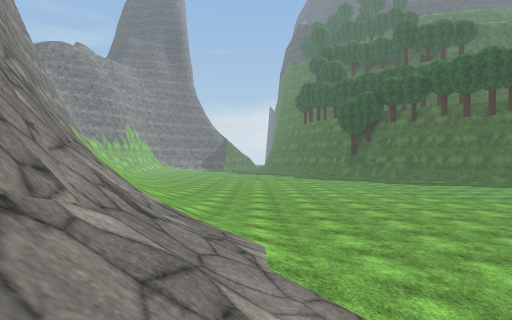
View 1 (above)

20 first-person views from a walk through a 3-D level made in the Unity game engine. The camera is 1.2 m above the floor, looks level and sees 75° across. The floor is counted in squares, 2 m on a side. Each view is taken from the middle of a square. On the plan, view 1 faces up. The plan holds only what a view shows up to about 10 squares ahead; the rest is blank. The place goes on beyond the plan. Some trees and plants on the terrain are drawn as simple stand-ins. The player is left out. Surface patterns are stand-ins for the level's own textures.

View 2
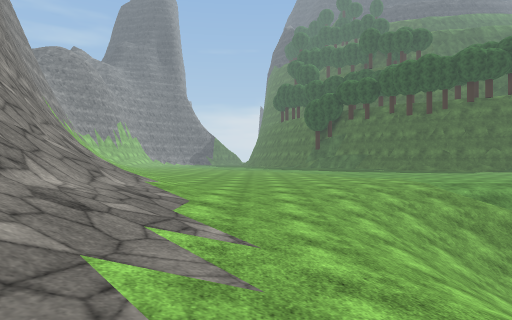

View 3
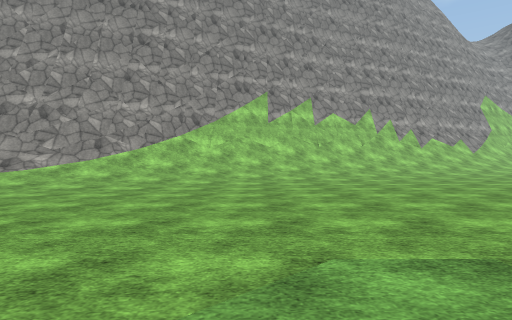

View 4
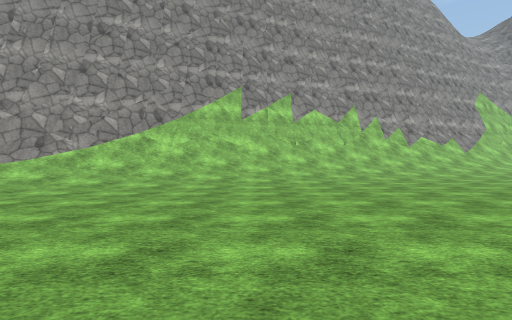

View 5
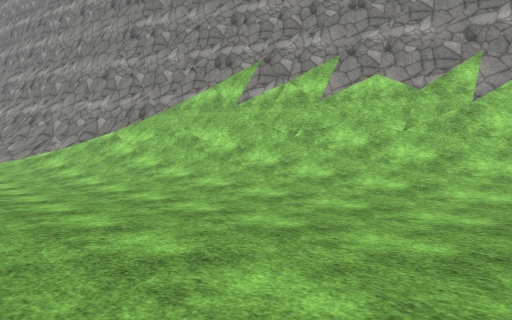

View 6
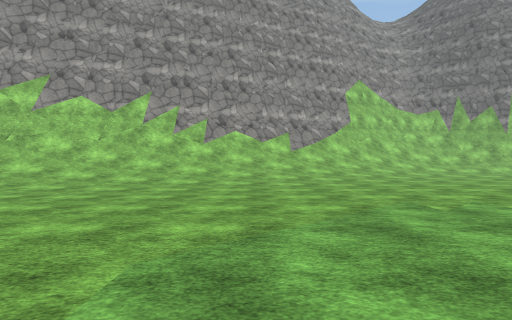

View 7
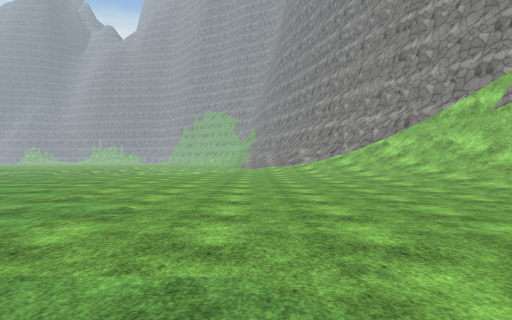

View 8
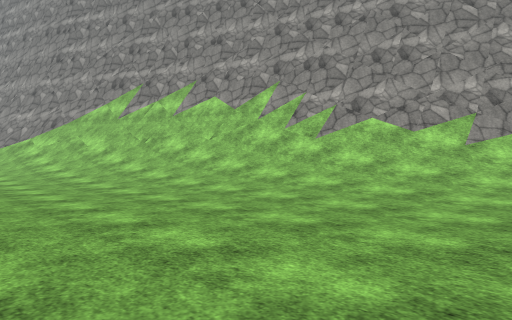

View 9
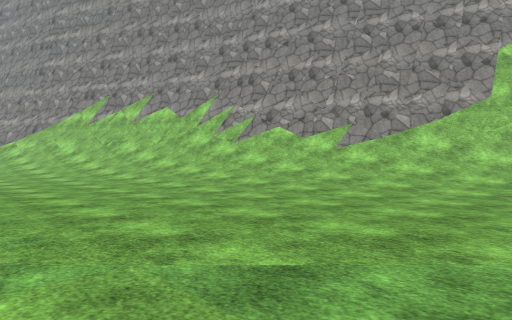

View 10
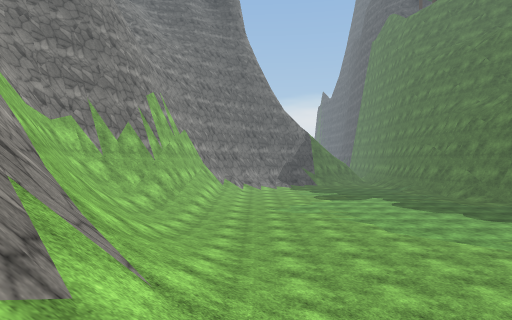

View 11
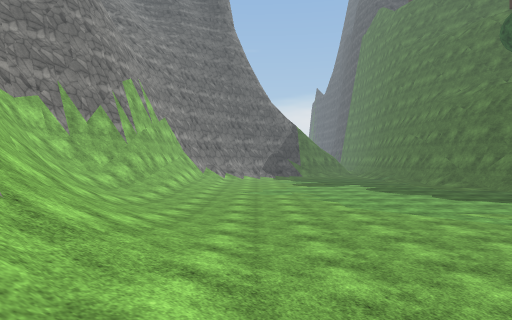

View 12
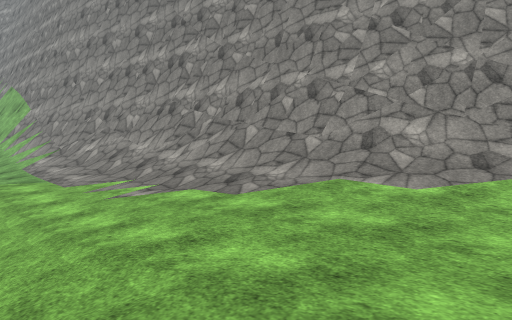

View 13
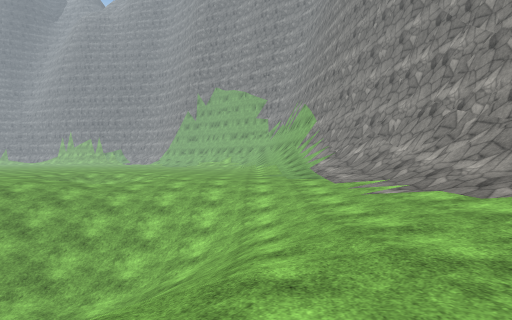

View 14
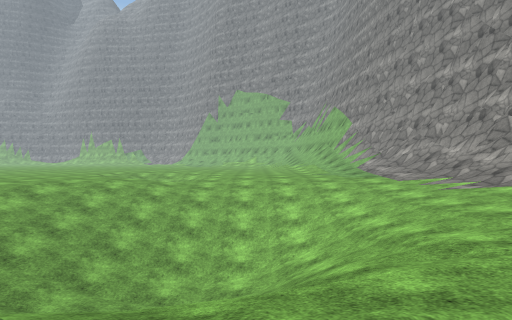

View 15
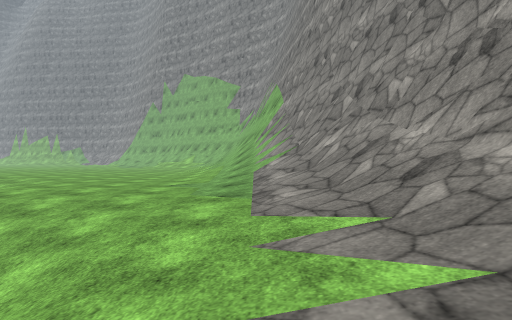

View 16
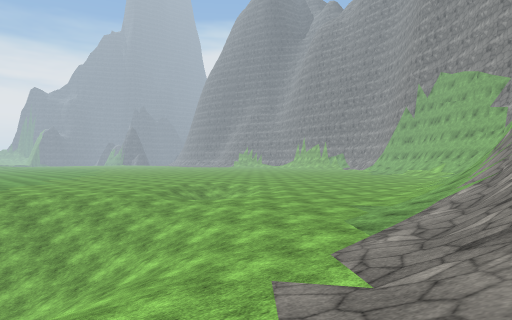

View 17
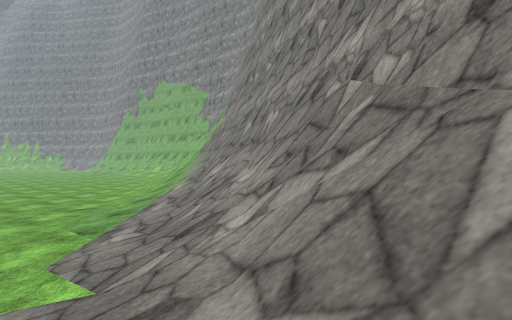

View 18
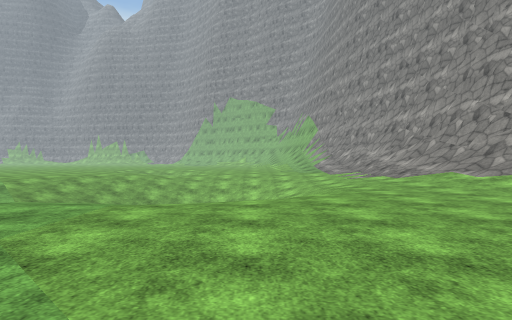

View 19
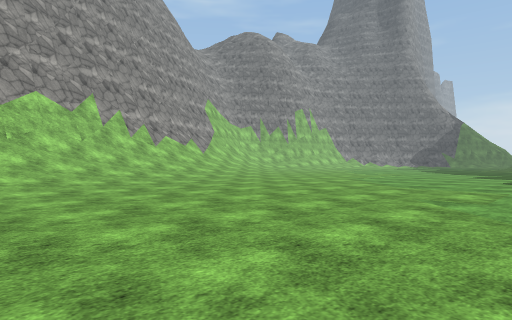

View 20
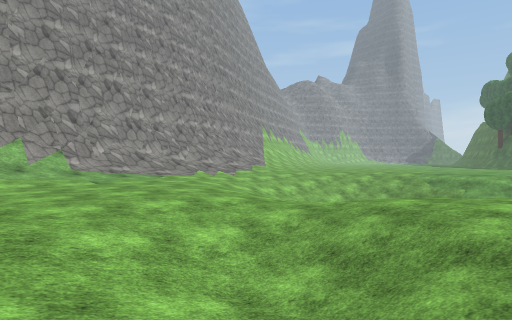

### Floor plan
Key: @ floor where view 1 was taken; # wall or solid block; . main floor; : floor 0.25 m higher than the main floor; - floor 1.25 m lower than the main floor; _ floor 3.25 m lower than the main floor; / step, stairs or slope; = window, fence, low wall or low ledge.
Columns run from 13 left of view 1 to 13 right of it. Each row starts with its distance up from view 1.
 28 # //:.........
 27 #///:.........
 26 #////........
 25 ##///:.......
 24  #////.......
 23  ##///:......
 22   #////:........
 21   ##///:.........
 20   ##////.........
 19    ##///:........
 18    ##///:........
 17     #////.........
 16     ##///:........
 15      #////.........
 14      ##///:.........
 13      ##////.........
 12       ##///..........
 11        #///:..........
 10        ##///..........
  9         #///:........
  8         ##///.........
  7          #///..........
  6          ##///.....././
  5           #///.../////
  4           #////../////
  3           ##/////////
  2            #//////////////
  1            ##///////_/////
  0            ##@////////////
 -1             #/////////////
 -2             ##///////////..
 -3             ##//////////...
 -4              #///./////..
 -5              #=//.../////.
 -6              ##//..../////
 -7              ##//....//-//
 -8               #=/:...///
 -9               ##//...../ /

Where each view was taken, in squares from view 1:
view 1: 0 up, 0 right, facing up
view 2: 3 down, 2 right, facing up
view 3: 10 up, 7 right, facing left
view 4: 11 up, 6 right, facing left
view 5: 17 up, 0 right, facing down-left
view 6: 19 up, 3 right, facing left
view 7: 20 up, 1 right, facing down
view 8: 22 up, 1 left, facing down-left
view 9: 25 up, 1 left, facing down-left
view 10: 18 up, 8 left, facing up
view 11: 18 up, 7 left, facing up
view 12: 5 up, 4 right, facing down-left
view 13: 6 up, 4 right, facing down
view 14: 7 up, 6 right, facing down
view 15: 1 up, 2 right, facing down
view 16: 1 up, 0 right, facing down-right
view 17: 1 up, 0 right, facing down
view 18: 11 up, 5 right, facing down
view 19: 11 up, 4 right, facing up-left
view 20: 9 down, 12 right, facing up-left
